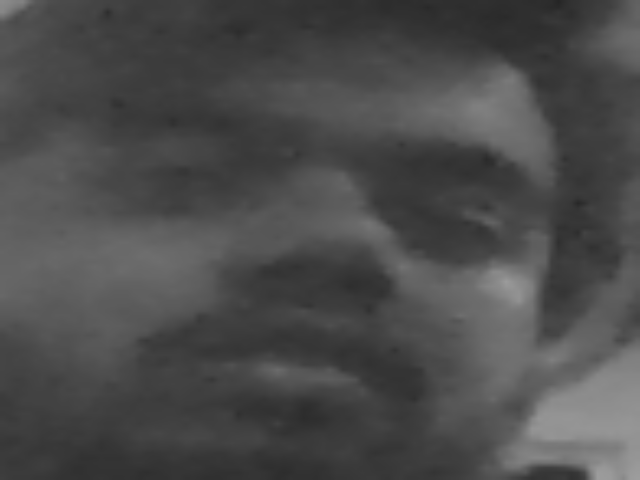
#> input picture Class Projects/Assingment 1/dataset/Akshat/33.png, 640 x 480 px, found by its file name
$ python face_detect.py
#> lines starting #> are read from the running program, lines starting #| are printed output that depends on the picture; after the words box and inside, x2 and y2 are one past the last pixel; in counts of white or black regions, pixels touching at a corner belong together
import cv2
import os
import numpy as np
import time
import datetime as dt

# data for the face recognition
haar_file = "haarcascade_frontalface_default.xml"
datasets = 'C:\\Users\\sa319\\OneDrive\\Desktop\\coding\\python\\workshop\\Face_Detection\\Dataset\\'
(images, labels, names, id) = ([], [], {}, 0)

# check if any datasets are available
if not os.path.isdir(datasets):
    print("Please run the dataset.py file first")
    exit()


# walk through all the datasets and load them in images, labels, names and id
for (subdirs, dirs, files) in os.walk(datasets):
    for subdir in dirs:
        names[id] = subdir
        subjectpath = os.path.join(datasets, subdir)
        for filename in os.listdir(subjectpath):
            path = os.path.join(subjectpath, filename)
            label = id
            images.append(cv2.imread(path, 0))
            labels.append(int(label))
        id = id + 1
#> id = 1

(images, labels) = [np.array(lists) for lists in [images, labels]]

# create the model using LBPHFaceRecognizer
model = cv2.face.LBPHFaceRecognizer.create()
# train the model with the images and respective names
model.train(images, labels)

# set the classifier for the face with the xml file
face_cascade = cv2.CascadeClassifier(haar_file)

# webcam
cap = cv2.VideoCapture(0)

print("Web cam is open?", cap.isOpened())

time.sleep(2)
count = 1


while True:
    ret, frame = cap.read()
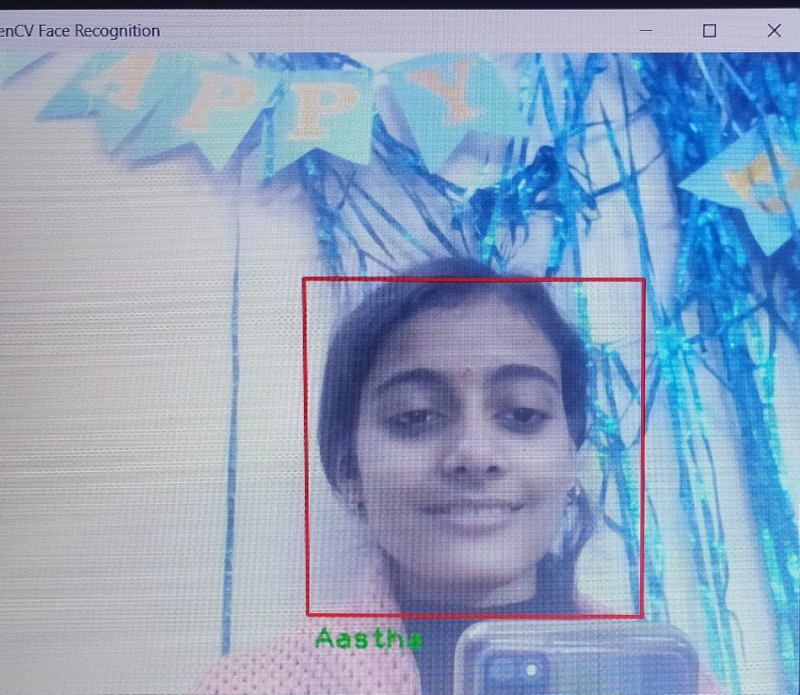
#> input picture Class Projects/Assingment 1/Aastha_1_IT/assignment 1 photo.jpg, 1600 x 1389 px, given in place of the camera (shown at 1/2 size)
#> frame is the input picture: shape (1389, 1600, 3); mean B, G, R 190.2, 163.1, 142.1
    if ret is True:
        # change color to gray
        img_gray = cv2.cvtColor(frame, cv2.COLOR_BGR2GRAY)
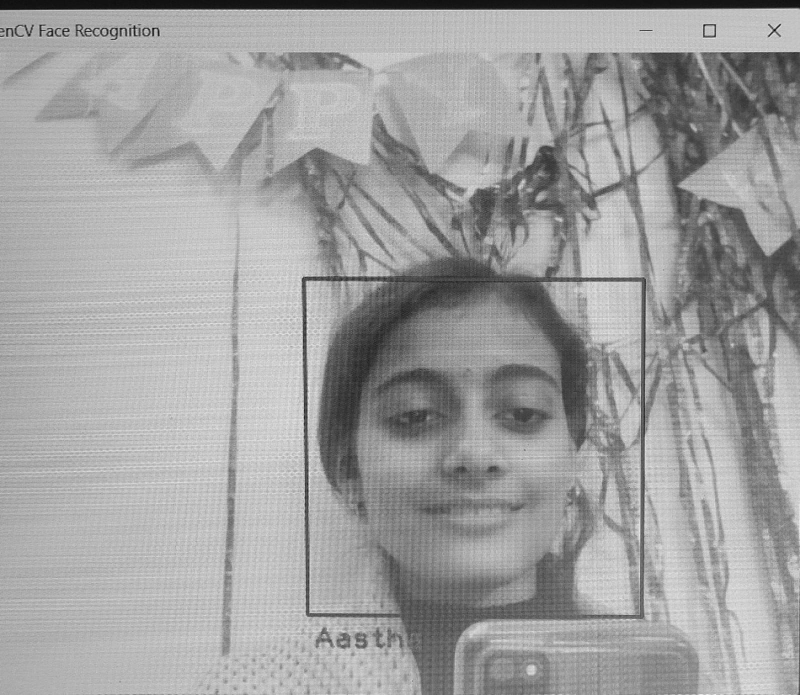
#> img_gray: shape (1389, 1600) (shown at 1/2 size); min 3, max 255, mean 159.9

        # detect faces in the captured frame
        faces = face_cascade.detectMultiScale(img_gray, 1.3, 4)
        # detectMultiScale(source, scaleFactor, minNeighbors)

        for (x, y, w, h) in faces:
            # create rectangles around the face
            cv2.rectangle(frame, (x, y), (x + w, y + h), (255, 0, 255), 2)

            # seperate face from the image
            face = img_gray[y:y+h, x:x+h]

            # resize the face
            face_resize = cv2.resize(face, (640, 400))

            # using the model, check for the face in the datasets
            predictions = model.predict(face_resize)

            # set a threshold for the difference between captured image and image in dataset (30)
            if predictions[1] < 30:
                # show name if face found in dataset
                cv2.putText(frame, '%s' % (names[predictions[0]].strip()), (x + 5, y + 25 + h), cv2.FONT_HERSHEY_COMPLEX,
                            1.5, (20, 185, 20), 2)
            else:
                # show Unknown otherwise
                cv2.putText(frame, "Unknown", (x + 5, y + 25 + h), cv2.FONT_HERSHEY_SIMPLEX,
                            1.5, (0, 0, 255), 2)
#> this loop made 1 pass
#> pass 1, `face = img_gray[y:y+h, x:x+h]`:
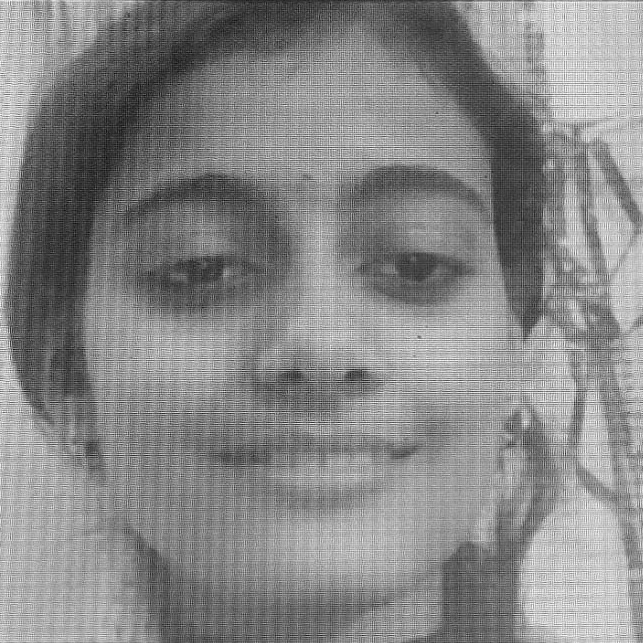
#> face: shape (643, 643); min 8, max 254, mean 135.1
#> pass 1, `face_resize = cv2.resize(face, (640, 400))`:
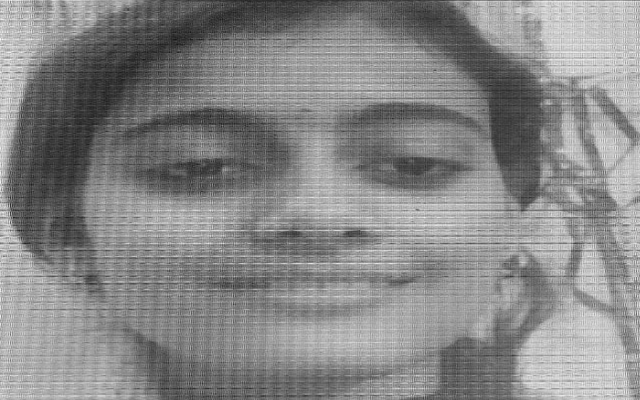
#> face_resize: shape (400, 640); min 20, max 251, mean 134.9
#> after the loop:
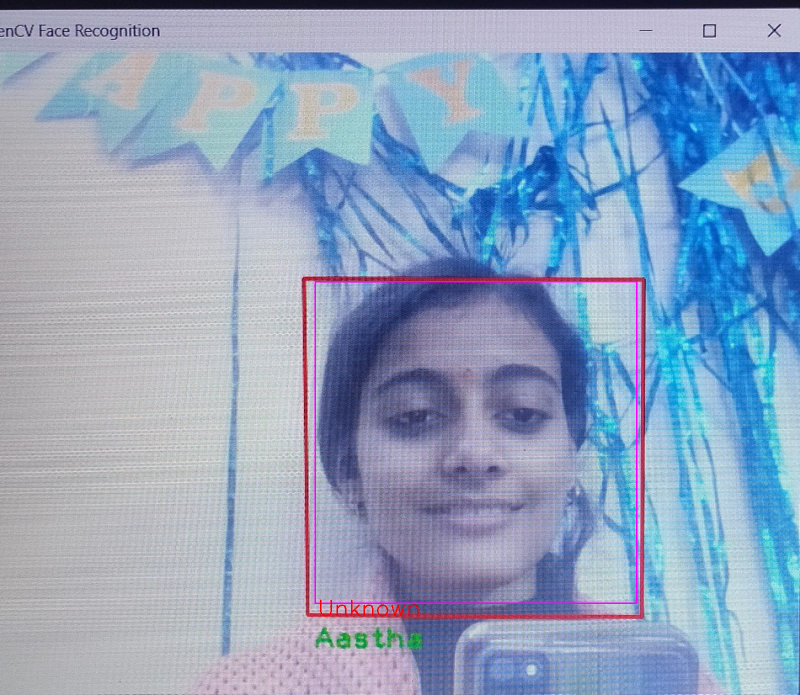
#> frame: shape (1389, 1600, 3) (shown at 1/2 size); 0.41% of pixels changed, all inside (x1, y1, x2, y2) = (629, 562, 1275, 1233)

        # Date and Time on top left
        cv2.putText(frame, dt.datetime.now().strftime("%d/%m/%Y %H:%M:%S"), (20, 20), cv2.FONT_HERSHEY_DUPLEX,
                    0.7, (255, 0, 0), 2)
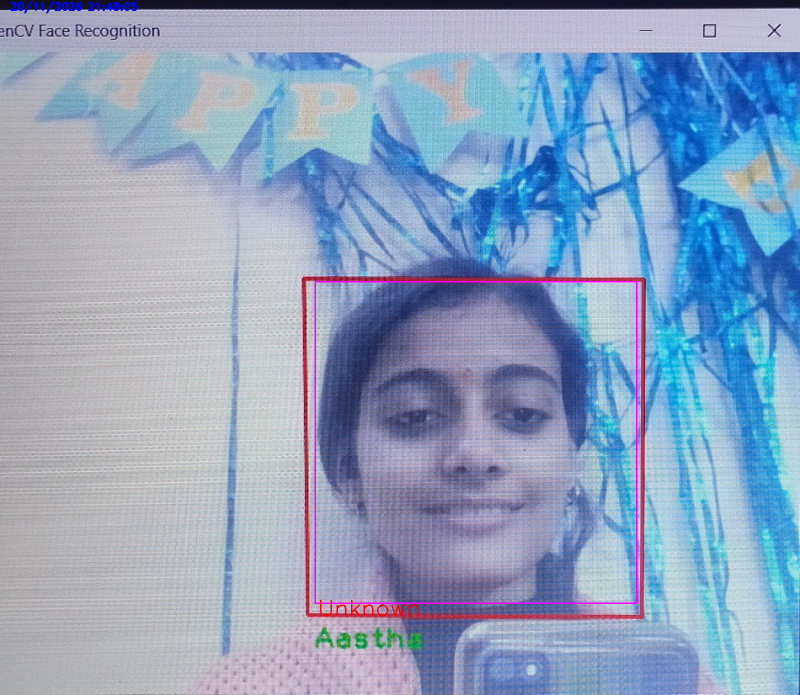
#> frame: shape (1389, 1600, 3) (shown at 1/2 size); 0.09% of pixels changed, all inside (x1, y1, x2, y2) = (21, 2, 275, 27)
        cv2.imshow("Face Recognition", frame)
        if cv2.waitKey(1) == ord("q"):
#> (key q is pressed here)
            break

cap.release()
cv2.destroyAllWindows()
